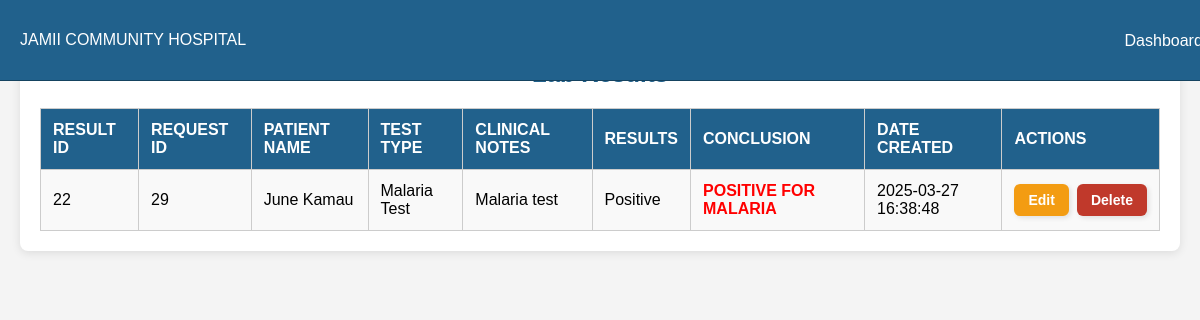
Page /view_test_results.php (signed in) on the committed database.
### tables this page shows
CREATE TABLE `lab_results` (
  `Test_Result_ID` int(11) NOT NULL,
  `Test_Request_ID` int(11) NOT NULL,
  `PatientName` varchar(255) NOT NULL,
  `Test_Type` varchar(255) NOT NULL,
  `Clinical_Notes` text NOT NULL,
  `Results` text NOT NULL,
  `Conclusion` text NOT NULL,
  `CreatedAt` timestamp NOT NULL DEFAULT current_timestamp()
);

### view_test_results.php (the view, shortened to what this page needs)
<?php
$servername = "localhost";
$username = "root";
$password = "";
$dbname = "jamii-hms";
$conn = new mysqli($servername, $username, $password, $dbname);
$sql = "SELECT Test_Result_ID, Test_Request_ID, PatientName, Test_Type, Clinical_Notes, Results, Conclusion, CreatedAt FROM lab_results ORDER BY CreatedAt DESC";
$result = $conn->query($sql);
?>
<!DOCTYPE html>
<html lang="en">
<head>
    <link rel="stylesheet" href="https://cdnjs.cloudflare.com/ajax/libs/font-awesome/6.4.2/css/all.min.css">
</head>
<body>
   <div class="top-bar">
        <div>
            <span class="fw-bold">JAMII COMMUNITY HOSPITAL</span>
        </div>
        <div>
            <a href="dashboard.php">Dashboard</a>
        </div>
    </div>
    <br><br>
    <div class="table-container">
        <h2>Lab Results</h2>
        <?php
        if ($result->num_rows > 0) {
            echo "<table>";
            echo "<tr>
                    <th>Result ID</th>
                    <th>Request ID</th>
                    <th>Patient Name</th>
                    <th>Test Type</th>
                    <th>Clinical Notes</th>
                    <th>Results</th>
                    <th>Conclusion</th>
                    <th>Date Created</th>
                    <th>Actions</th>
                  </tr>";
            while ($row = $result->fetch_assoc()) {
                $statusClass = strtolower(trim($row['Conclusion'])) === "pass" ? "pass" : "fail";
                echo "<tr>";
                echo "<td>" . htmlspecialchars($row['Test_Result_ID']) . "</td>";
                echo "<td>" . htmlspecialchars($row['Test_Request_ID']) . "</td>";
                echo "<td>" . htmlspecialchars($row['PatientName']) . "</td>";
                echo "<td>" . htmlspecialchars($row['Test_Type']) . "</td>";
                echo "<td>" . htmlspecialchars($row['Clinical_Notes']) . "</td>";
                echo "<td>" . htmlspecialchars($row['Results']) . "</td>";
                echo "<td class='status $statusClass'>" . htmlspecialchars($row['Conclusion']) . "</td>";
                echo "<td>" . htmlspecialchars($row['CreatedAt']) . "</td>";
                echo "<td>
                        <div class='btn-container'>
                            <a href='edit_lab_result.php?id=" . $row['Test_Result_ID'] . "' class='btn btn-edit'> Edit</a>
                            <a href='delete_lab_result.php?id=" . $row['Test_Result_ID'] . "' class='btn btn-delete' onclick='return confirm(\"Are you sure you want to delete this record?\");'>Delete</a>
                        </div>
                      </td>";
                echo "</tr>";
            }
            echo "</table>";
        } else {
            echo "<p style='text-align: center; color: gray;'>No lab results found.</p>";
        }
        ?>
    </div>
</body>
</html>

### view_test_results.php (style rules this page uses)
body { font-family: Arial, sans-serif; background-color: #f4f4f4; margin: 0; padding: 20px; display: flex; justify-content: center; }
.top-bar { background-color: #21618c; color: white; padding: 10px 20px; display: flex; justify-content: space-between; align-items: center; position: fixed; width: 1560px; top: 0; left: 0; height: 60px; border-bottom: 1px solid #154360; z-index: 1000; }
.top-bar a { color: white; text-decoration: none; margin-right: 15px; }
.table-container { max-width: 1200px; background: #ffffff; padding: 20px; border-radius: 8px; box-shadow: 0 2px 10px rgba(0, 0, 0, 0.1); }
h2 { text-align: center; color: #21618c; }
table { width: 100%; border-collapse: collapse; margin-top: 15px; }
th, td { padding: 12px; text-align: left; border: 1px solid #ccc; }
th { background-color: #21618c; color: white; text-transform: uppercase; }
tr:nth-child(even) { background-color: #f9f9f9; }
.status { font-weight: bold; text-transform: uppercase; }
.status.fail { color: red; }
.btn-container { display: flex; gap: 8px; }
.btn { display: inline-block; padding: 8px 14px; text-decoration: none; border: none; border-radius: 6px; font-size: 14px; font-weight: bold; text-align: center; cursor: pointer; transition: 0.3s; box-shadow: 2px 2px 5px rgba(0, 0, 0, 0.1); }
.btn-edit { background-color: #f39c12; color: white; }
.btn-delete { background-color: #c0392b; color: white; }

### rows in the picture
lab_results: Test_Result_ID "22", Test_Request_ID "29", PatientName "June Kamau", Test_Type "Malaria Test", Clinical_Notes "Malaria test", Results "Positive", Conclusion "POSITIVE FOR MALARIA", CreatedAt "2025-03-27 16:38:48"
